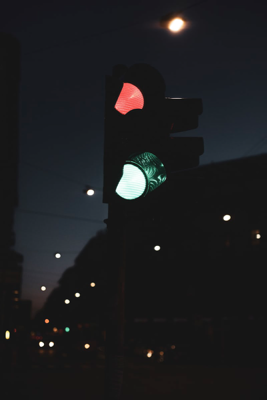
#> input picture Act2_Segmentation/RoadSigns/road0.png, 267 x 400 px; its folder holds only this picture in this run
$ python watershed.py
#> lines starting #> are read from the running program, lines starting #| are printed output that depends on the picture; after the words box and inside, x2 and y2 are one past the last pixel; in counts of white or black regions, pixels touching at a corner belong together
import cv2 as cv
import os
import numpy as np
from IPython.display import Image, display
from matplotlib import pyplot as plt

global images, segmented
images = []
segmented = []

def load_images(path):
#> called with path = 'RoadSigns'
    for image in os.listdir(path):
        images.append(cv.imread(path + "/" + image))

def segment_image(img):
    gray = cv.cvtColor(img, cv.COLOR_BGR2GRAY)
    # Apply thresholding to the grayscale image
    ret, binarized = cv.threshold(gray, 0, 255,  cv.THRESH_BINARY_INV + cv.THRESH_OTSU)
    structuring_element = cv.getStructuringElement(cv.MORPH_RECT, (3, 3))
    # Separate into the known background and foreground
    background = cv.dilate(binarized, structuring_element, iterations=3)
    distance_transform = cv.distanceTransform(binarized, cv.DIST_L2, 5)
    ret, foreground = cv.threshold(distance_transform, 0.4 * distance_transform.max(), 255, 0)
    # Mark the reamining unknown area
    foreground = np.uint8(foreground)
    remainder = cv.subtract(background,foreground)
    # Place markers in the local minimum
    ret, local_minimum = cv.connectedComponents(foreground)
    local_minimum+=1
    # Mark unknwon areas as 0
    local_minimum[remainder == 255] = 0
    segment_image = img.copy()
    markers = cv.watershed(segment_image, local_minimum)
    segment_image[markers == -1] = [0,255,255]
    segmented.append(segment_image)

def write_results(path):
    for i in range(0,len(images)):
        img_path = path + "RoadSign" + str(i)+".png"
        print(img_path)
        img_disp = cv.hconcat([images[i],segmented[i]])
        cv.imshow("Compare",img_disp)
        cv.imwrite(img_path,img_disp)
        cv.waitKey(0)

if __name__ == "__main__":
    load_images("RoadSigns")
    for image in images:
        segment_image(image)
#> this loop made 1 pass
#> pass 1, in segment_image, `ret, binarized = cv.threshold(gray, 0, 255,  cv.THRESH_BINARY_INV + cv..`:
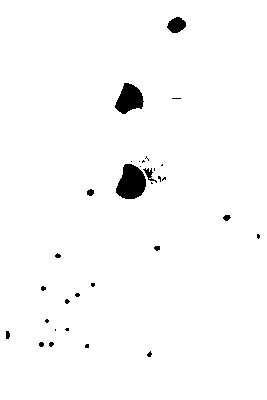
#> binarized: shape (400, 267); 98.1% white; 32 black regions (22 under 20 px), largest, box (x1, y1, x2, y2) and area: (116, 164, 146, 199) 769, (115, 83, 144, 114) 586, (167, 17, 186, 33) 215
#> pass 1, in segment_image, `background = cv.dilate(binarized, structuring_element, iterations=3)`:
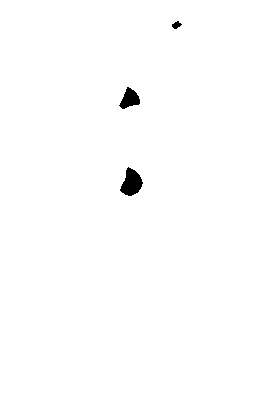
#> background: shape (400, 267); 99.3% white; 3 black regions, box (x1, y1, x2, y2) and area: (120, 167, 143, 196) 416, (119, 87, 140, 109) 271, (172, 21, 182, 29) 48
#> pass 1, in segment_image, `distance_transform = cv.distanceTransform(binarized, cv.DIST_L2, 5)`:
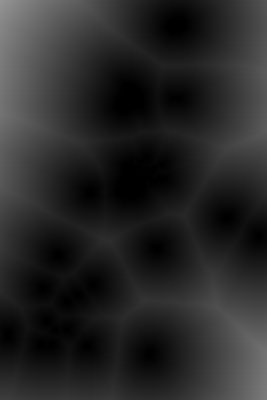
#> distance_transform: shape (400, 267) float32; min 0, max 148.9, mean 40.4
    write_results("Results/Watershed/")
#> the loop in write_results, `for i in range(0,len(images)):` made 1 pass
#> img_path on pass 1: 'Results/Watershed/RoadSign0.png'
#| Results/Watershed/RoadSign0.png
#> pass 1, in write_results, `img_disp = cv.hconcat([images[i],segmented[i]])`:
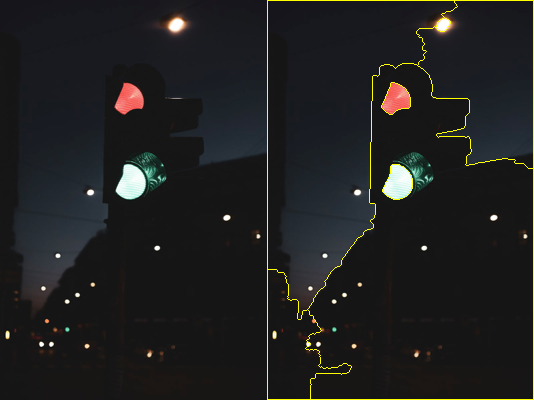
#> img_disp: shape (400, 534, 3); mean of channels 0, 1, 2 31, 32.1, 31.7; drawn as B, G, R

$ run again, on Act2_Segmentation/RoadSigns/road4.png
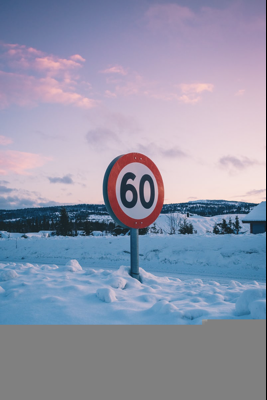
#> input picture Act2_Segmentation/RoadSigns/road4.png, 267 x 400 px
#> the loop `for image in images:` made 1 pass
#> pass 1, in segment_image, `ret, binarized = cv.threshold(gray, 0, 255,  cv.THRESH_BINARY_INV + cv..`:
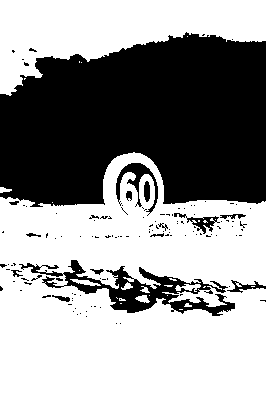
#> binarized: shape (400, 267); 59.9% white; 127 black regions (110 under 20 px), largest, box (x1, y1, x2, y2) and area: (0, 32, 266, 207) 37416, (19, 260, 235, 316) 3445, (116, 163, 158, 216) 630
#> the loop in write_results, `for i in range(0,len(images)):` made 1 pass
#> img_path on pass 1: 'Results/Watershed/RoadSign0.png'
#> (printed output is left out)
#> pass 1, in write_results, `img_disp = cv.hconcat([images[i],segmented[i]])`:
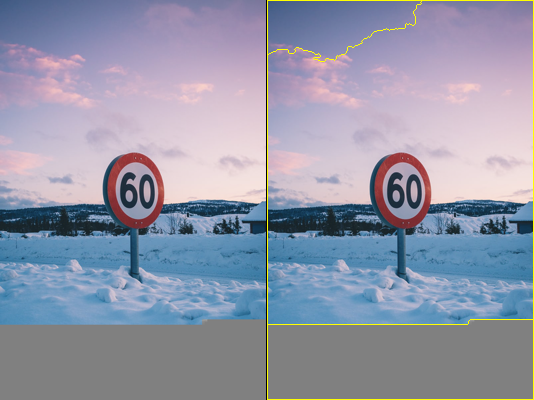
#> img_disp: shape (400, 534, 3); mean of channels 0, 1, 2 168.8, 150.4, 146.8; drawn as B, G, R

$ run again, on Act2_Segmentation/RoadSigns/road5.png
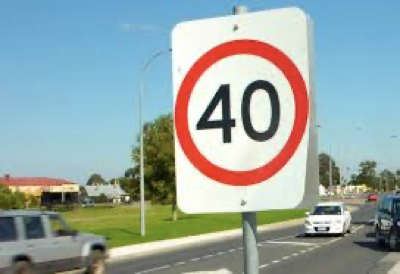
#> input picture Act2_Segmentation/RoadSigns/road5.png, 400 x 274 px
#> the loop `for image in images:` made 1 pass
#> pass 1, in segment_image, `ret, binarized = cv.threshold(gray, 0, 255,  cv.THRESH_BINARY_INV + cv..`:
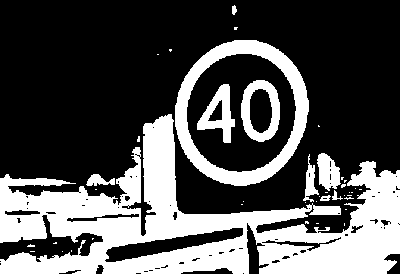
#> binarized: shape (274, 400); 32.6% white; 42 white regions (32 under 20 px), largest, box (x1, y1, x2, y2) and area: (0, 114, 400, 274) 27004, (175, 40, 309, 186) 5125, (241, 80, 280, 142) 1172
#> the loop in write_results, `for i in range(0,len(images)):` made 1 pass
#> img_path on pass 1: 'Results/Watershed/RoadSign0.png'
#> (printed output is left out)
#> pass 1, in write_results, `img_disp = cv.hconcat([images[i],segmented[i]])`:
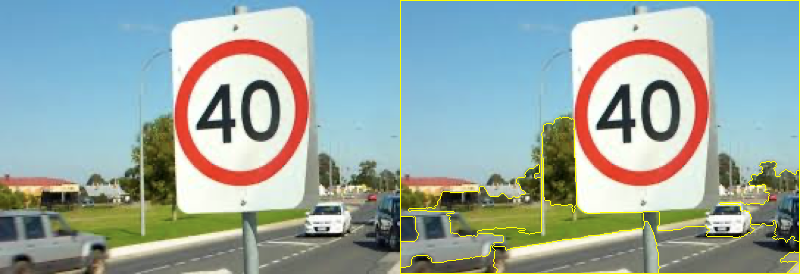
#> img_disp: shape (274, 800, 3); mean of channels 0, 1, 2 163.4, 168.5, 152.2; drawn as B, G, R

$ run again, on Act2_Segmentation/RoadSigns/road6.png
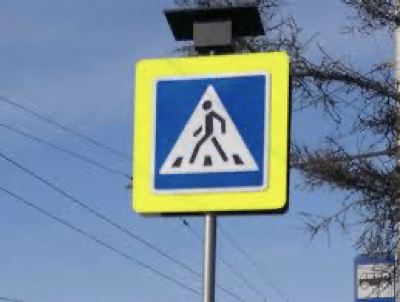
#> input picture Act2_Segmentation/RoadSigns/road6.png, 400 x 302 px
#> the loop `for image in images:` made 1 pass
#> pass 1, in segment_image, `ret, binarized = cv.threshold(gray, 0, 255,  cv.THRESH_BINARY_INV + cv..`:
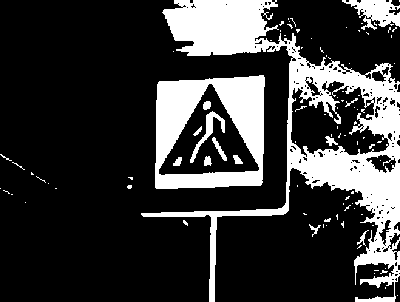
#> binarized: shape (302, 400); 22.1% white; 98 white regions (84 under 20 px), largest, box (x1, y1, x2, y2) and area: (141, 0, 400, 302) 17438, (155, 75, 265, 189) 6989, (342, 0, 400, 30) 923
#> the loop in write_results, `for i in range(0,len(images)):` made 1 pass
#> img_path on pass 1: 'Results/Watershed/RoadSign0.png'
#> (printed output is left out)
#> pass 1, in write_results, `img_disp = cv.hconcat([images[i],segmented[i]])`:
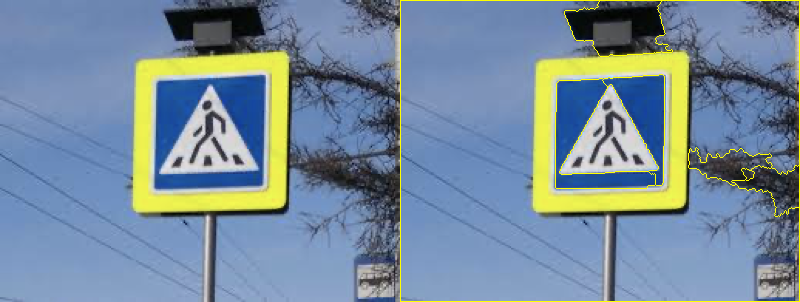
#> img_disp: shape (302, 800, 3); mean of channels 0, 1, 2 156.2, 139.4, 118.8; drawn as B, G, R

$ run again, on Act2_Segmentation/RoadSigns/road1.png
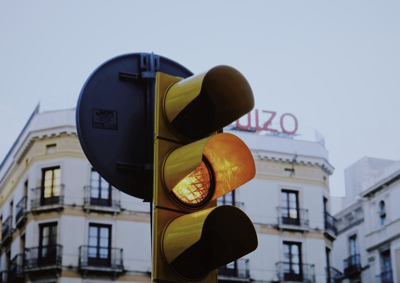
#> input picture Act2_Segmentation/RoadSigns/road1.png, 400 x 283 px
#> the loop `for image in images:` made 1 pass
#> the loop in write_results, `for i in range(0,len(images)):` made 1 pass
#> img_path on pass 1: 'Results/Watershed/RoadSign0.png'
#> (printed output is left out)
#> pass 1, in write_results, `img_disp = cv.hconcat([images[i],segmented[i]])`:
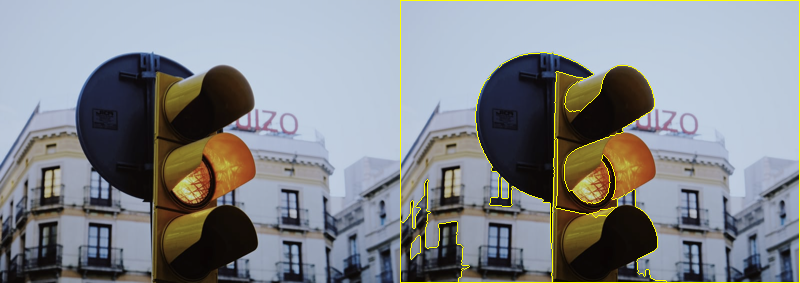
#> img_disp: shape (283, 800, 3); mean of channels 0, 1, 2 139.9, 135.8, 131.8; drawn as B, G, R
